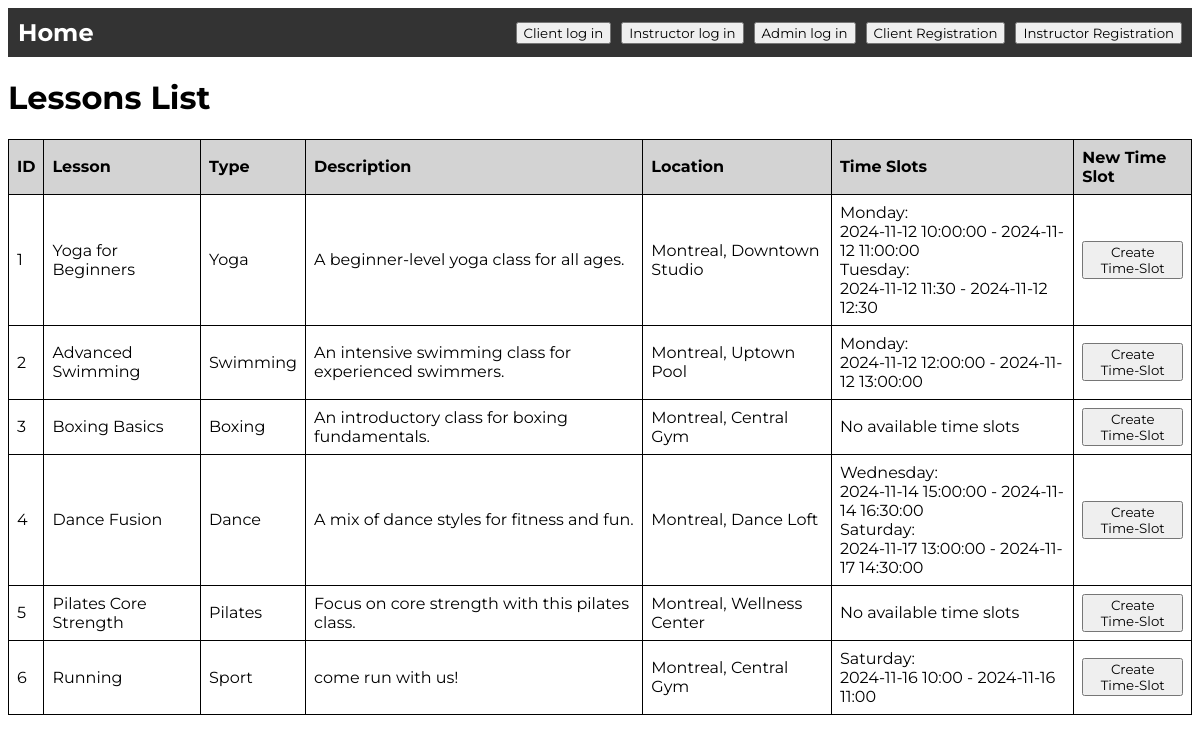
Page /admin_lessons on the committed database.
### models/models.py (models this page shows, shortened)
class Lesson(db.Model):
    __tablename__ = 'lessons'
    lesson_id = db.Column(db.Integer, primary_key=True, autoincrement=True)
    name = db.Column(db.String(100), nullable=False, unique=True)
    lesson_type = db.Column(db.String(50), nullable=False)
    description = db.Column(db.String(255), nullable=False)
    capacity = db.Column(db.Integer, nullable=False)
    offerings = db.relationship('Offering', backref='lesson', lazy=True)
    lesson_time_slots = db.relationship('TimeSlot', back_populates='lesson', lazy=True)
    is_available = db.Column(db.Boolean, default=True)
    location_id = db.Column(db.Integer, db.ForeignKey('locations.location_id', name='fk_location_id'), nullable=True)
    location = db.relationship('Location', backref=db.backref('lessons', lazy=True))

class Location(db.Model):
    __tablename__ = 'locations'
    location_id = db.Column(db.Integer, primary_key=True, autoincrement=True)
    name = db.Column(db.String(128), nullable=False)
    city = db.Column(db.String(128), nullable=False)
    address = db.Column(db.String(255), nullable=False)

class TimeSlot(db.Model):
    __tablename__ = 'time_slots'
    id = db.Column(db.Integer, primary_key=True)
    start_time = db.Column(db.String(50), nullable=False)
    end_time = db.Column(db.String(50), nullable=False)
    is_available = db.Column(db.Boolean, default=True, nullable=False)
    lesson_id = db.Column(db.Integer, db.ForeignKey('lessons.lesson_id', name='fk_lesson_id'), nullable=False)
    lesson = db.relationship('Lesson', back_populates='lesson_time_slots', lazy=True)
    day_of_week = db.Column(db.String(50), nullable=False)

### main.py (the view)
@app.route('/admin_lessons')
def admin_lessons():
    lessons = Lesson.query.all()
    for lesson in lessons:
        lesson.time_slots = Schedule.get_schedule_by_lesson(lesson.lesson_id)
    return render_template('admin_lessons.html', lessons=lessons)

### models/models.py (called while the page is built)
    @staticmethod
    def get_schedule_by_lesson(lesson_id):
        schedules = Schedule.query.filter_by(lesson_id=lesson_id, is_available=True).all()
        return [schedule.time_slot for schedule in schedules]

### templates/admin_lessons.html (shortened to what this page needs)
{% include 'header.html' %}
<head>
    <link rel="stylesheet" href="static/style.css">
</head>
<h1>Lessons List</h1>
<table>
    <thead>
        <tr>
            <th>ID</th>
            <th>Lesson</th>
            <th>Type</th>
            <th>Description</th>
            <th>Location</th>
            <th>Time Slots</th>
            <th>New Time Slot</th>
        </tr>
    </thead>
    <tbody>
        {% for lesson in lessons %}
        <tr>
            <td>{{ lesson.lesson_id }}</td>
            <td>{{ lesson.name }}</td>
            <td>{{ lesson.lesson_type }}</td>
            <td>{{ lesson.description }}</td>
            <td>{{ lesson.location.city }}, {{lesson.location.name}}</td>
            <td>
                {% for time_slot in lesson.time_slots %}
                    {{time_slot.day_of_week}}:<br>{{ time_slot.start_time }} - {{ time_slot.end_time }}<br>
                {% else %}
                    No available time slots
                {% endfor %}
            </td>
            <td>
                <button type="button" id="timeSlotBtn{{ lesson.lesson_id }}" class="btn btn-primary">Create Time-Slot</button>
            </td>
        </tr>
        {% endfor %}
    </tbody>
</table>
</body>
</html>

### static/style.css (style rules this page uses)
* { font-family: "Montserrat", sans-serif; }
li, a, button { font-family: "Montserrat", sans-serif; }
table { width: 100%; border-collapse: collapse; }
th, td { border: 1px solid black; padding: 8px; text-align: left; }
th { background-color:lightgray; }

### templates/admin_lessons.html (style rules this page uses)
body { font-family: Arial, Helvetica, sans-serif; }

### rows in the picture
Lesson: lesson_id "1", name "Yoga for Beginners", lesson_type "Yoga", description "A beginner-level yoga class for all ages.", location.city "Montreal", location.name "Downtown Studio"
TimeSlot: day_of_week "Monday", start_time "2024-11-12 10:00:00", end_time "2024-11-12 11:00:00"
TimeSlot: day_of_week "Tuesday", start_time "2024-11-12 11:30", end_time "2024-11-12 12:30"
Lesson: lesson_id "2", name "Advanced Swimming", lesson_type "Swimming", description "An intensive swimming class for experienced swimmers.", location.city "Montreal", location.name "Uptown Pool"
TimeSlot: day_of_week "Monday", start_time "2024-11-12 12:00:00", end_time "2024-11-12 13:00:00"
Lesson: lesson_id "3", name "Boxing Basics", lesson_type "Boxing", description "An introductory class for boxing fundamentals.", location.city "Montreal", location.name "Central Gym"
Lesson: lesson_id "4", name "Dance Fusion", lesson_type "Dance", description "A mix of dance styles for fitness and fun.", location.city "Montreal", location.name "Dance Loft"
TimeSlot: day_of_week "Wednesday", start_time "2024-11-14 15:00:00", end_time "2024-11-14 16:30:00"
TimeSlot: day_of_week "Saturday", start_time "2024-11-17 13:00:00", end_time "2024-11-17 14:30:00"
Lesson: lesson_id "5", name "Pilates Core Strength", lesson_type "Pilates", description "Focus on core strength with this pilates class.", location.city "Montreal", location.name "Wellness Center"
Lesson: lesson_id "6", name "Running", lesson_type "Sport", description "come run with us!", location.city "Montreal", location.name "Central Gym"
TimeSlot: day_of_week "Saturday", start_time "2024-11-16 10:00", end_time "2024-11-16 11:00"
